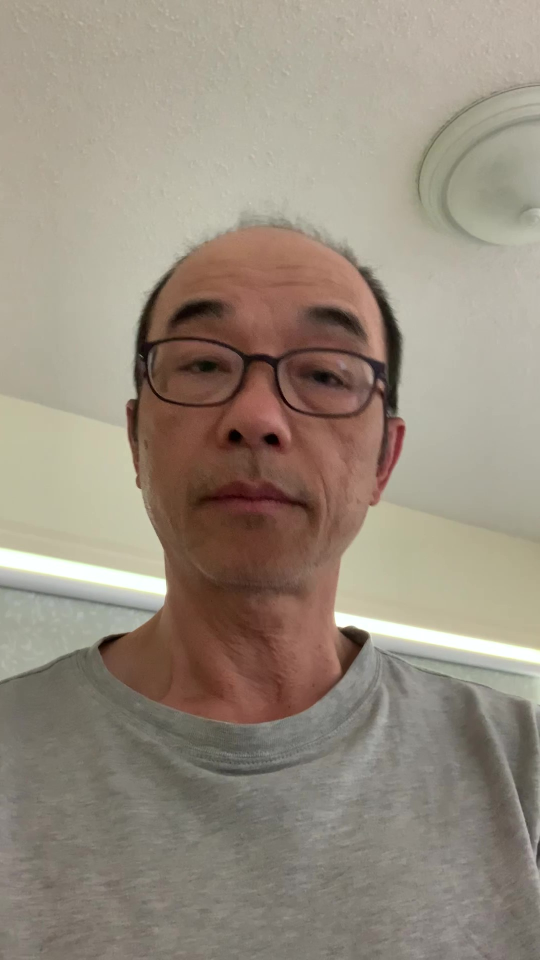
#> input picture test.jpg, 1080 x 1920 px (shown at 1/2 size)
$ python main.py
#> lines starting #> are read from the running program, lines starting #| are printed output that depends on the picture; after the words box and inside, x2 and y2 are one past the last pixel; in counts of white or black regions, pixels touching at a corner belong together

import numpy as np
import cv2
from PIL import Image, ImageDraw, ImageFont, ImageFilter

# [83 lines left out: functions generate_features, test, findface, not called in this run]


def findfaceinpic():
    eye_cascade = cv2.CascadeClassifier(cv2.data.haarcascades + "haarcascade_eye.xml")
    img = cv2.imread('test.jpg')
#> img is the input picture: shape (1920, 1080, 3); mean B, G, R 126.5, 140.6, 151.6
    print('img as')
    print(type(img))
#| <class 'numpy.ndarray'>
    print(img)
#> (printed output is left out)
    gray = cv2.cvtColor(img, cv2.COLOR_BGR2GRAY)
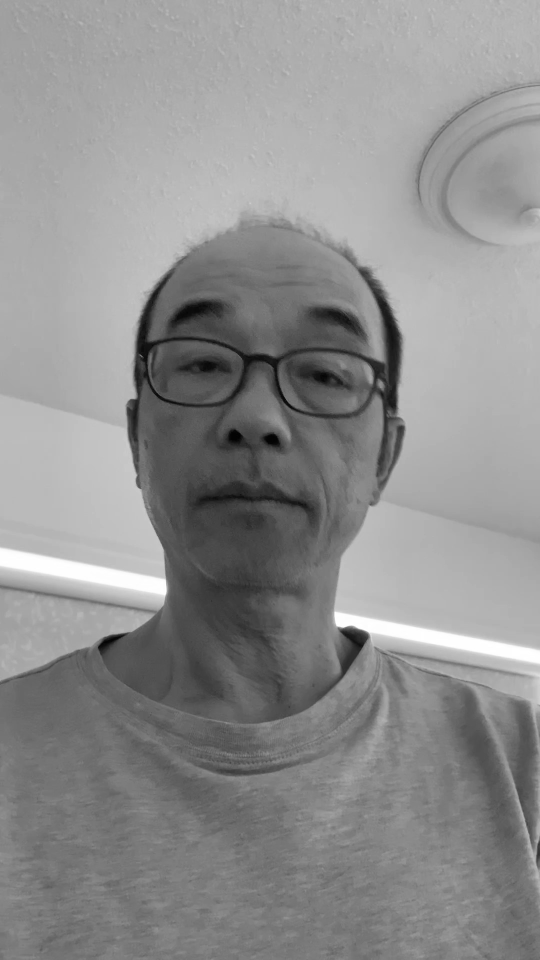
#> gray: shape (1920, 1080) (shown at 1/2 size); min 0, max 255, mean 142.2
    print('gray as')
    print(type(gray))
#| <class 'numpy.ndarray'>
    print(gray)
#> (printed output is left out)
    faceCascade = cv2.CascadeClassifier(cv2.data.haarcascades + "haarcascade_frontalface_default.xml")
    faces = faceCascade.detectMultiScale(
        gray,
        scaleFactor=1.1,
        minNeighbors=5,
        minSize=(30, 30)
    )
#> faces = [[212, 521, 612, 612]]
  #  cv2.imshow('img', img)
    for (x, y, w, h) in faces:
        cv2.rectangle(img, (x, y), (x + w, y + h), (255, 0, 0), 2)
        roi_gray = gray[y:y + h, x:x + w]
        roi_color = img[y:y + h, x:x + w]
        eyes = eye_cascade.detectMultiScale(roi_gray)
        for (ex, ey, ew, eh) in eyes:
            cv2.rectangle(roi_color, (ex, ey), (ex + ew, ey + eh), (0, 255, 0), 2)
        # print("found " + str(len(faces)) + " face(s)")
       # cv2.imshow('img', img)
        k = cv2.waitKey(30) & 0xff
        if k == 27:
            break
#> this loop made 1 pass; (key Esc is pressed on pass 1)
#> pass 1, in findfaceinpic, `roi_gray = gray[y:y + h, x:x + w]`:
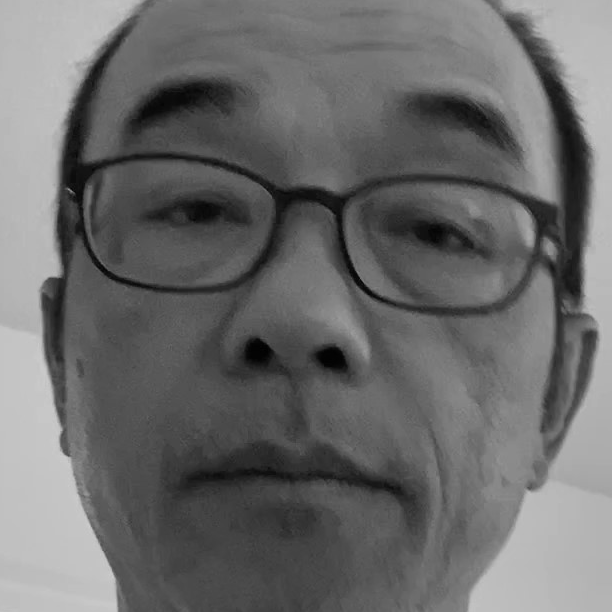
#> roi_gray: shape (612, 612); min 0, max 208, mean 107.5
#> pass 1, in findfaceinpic, `roi_color = img[y:y + h, x:x + w]`:
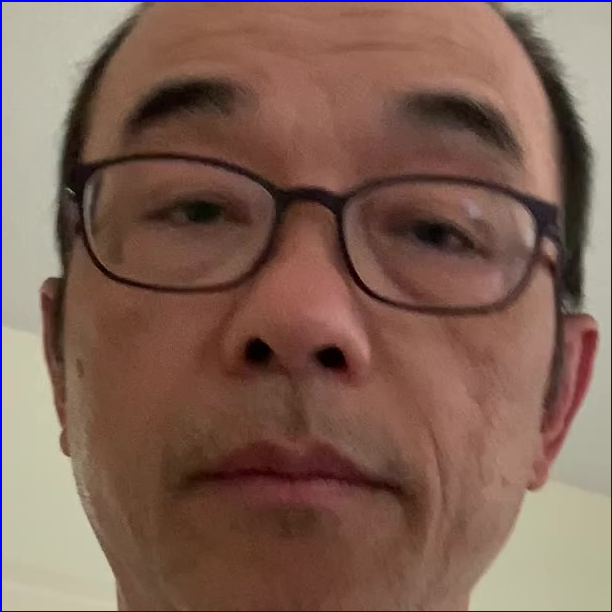
#> roi_color: shape (612, 612, 3); mean B, G, R 86.1, 98.7, 128.5
#> after the loop:
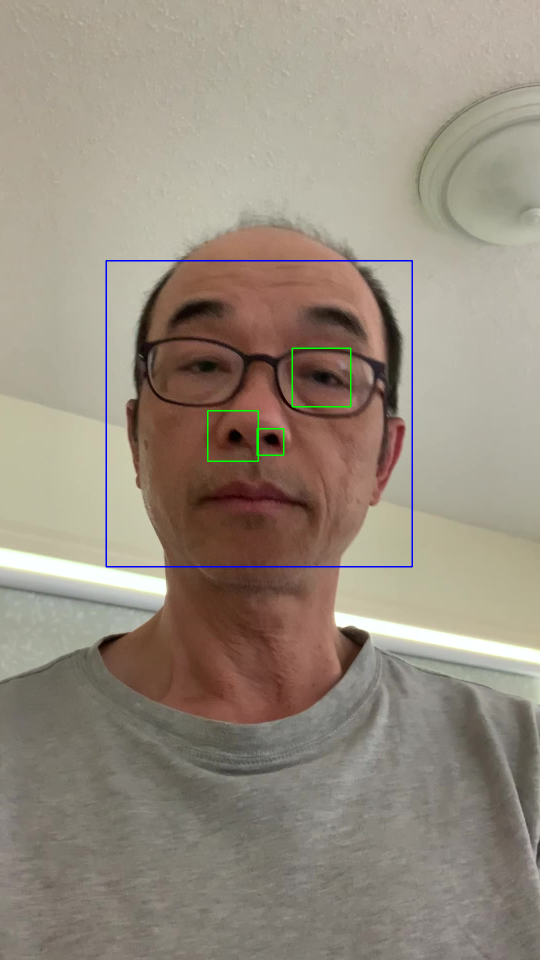
#> img: shape (1920, 1080, 3) (shown at 1/2 size); 0.51% of pixels changed, all inside (x1, y1, x2, y2) = (211, 520, 826, 1135)
#> after the loop:
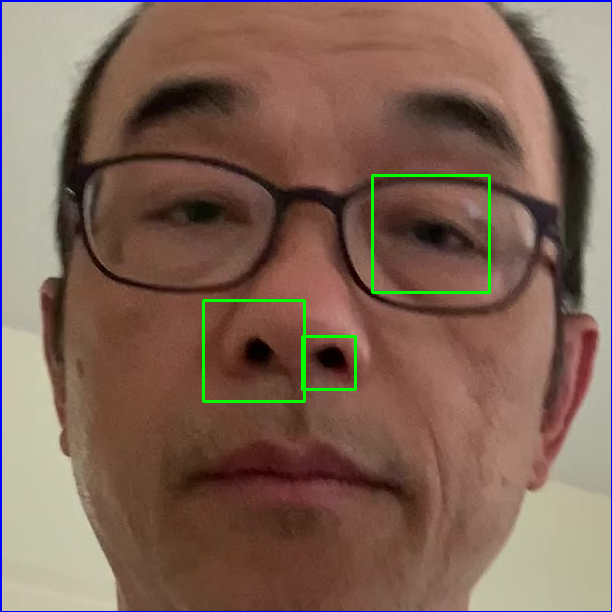
#> roi_color: shape (612, 612, 3); 0.85% of pixels changed, all inside (x1, y1, x2, y2) = (202, 174, 491, 403)
    status = cv2.imwrite('faces_detected1.jpg', img)
    print('flattened :')
    a = np.array(roi_gray)
    a = a.flatten()
    print(a)
#> (printed output is left out)
    cv2.destroyAllWindows()


# Press the green button in the gutter to run the script.
if __name__ == '__main__':
    findfaceinpic()
    # test()
    # generate_features()


# See PyCharm help at https://www.jetbrains.com/help/pycharm/
